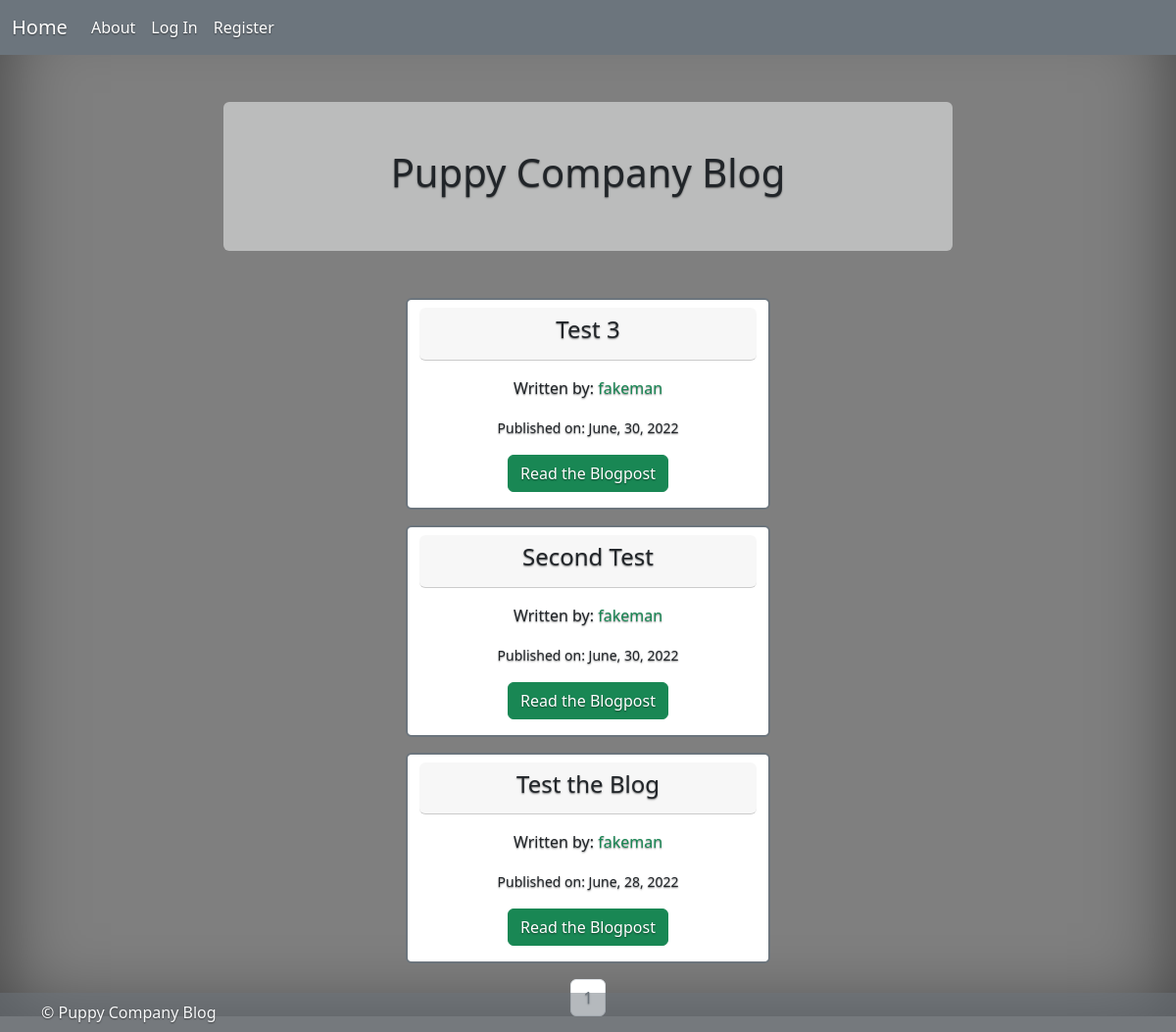
The page / on the database its author committed.
### puppycompanyblog/models.py (models this page shows, shortened)
class BlogPost(db.Model):
    users = db.relationship(User)
    id = db.Column(db.Integer,primary_key=True)
    user_id = db.Column(db.Integer,db.ForeignKey('users.id'),nullable=False)
    date = db.Column(db.DateTime,nullable=False,default=datetime.utcnow)
    title = db.Column(db.String(140),nullable=False)
    text = db.Column(db.Text,nullable=False)

class User(db.Model,UserMixin):
    __tablename__ = 'users'
    id = db.Column(db.Integer,primary_key=True)
    profile_image = db.Column(db.String(64),nullable=False,default='default_profile.png')
    email = db.Column(db.String(64),unique=True,index=True)
    username = db.Column(db.String(64),unique=True,index=True)
    password_hash = db.Column(db.String(128))
    posts = db.relationship('BlogPost',backref='author',lazy=True)

### puppycompanyblog/core/views.py (the view)
@core.route('/')
def index():
    page = request.args.get("page", 1, type = int)
    blog_posts = BlogPost.query.order_by(BlogPost.date.desc()).paginate(page= page, per_page= 10)
    return render_template('index.html', blog_posts = blog_posts)

### puppycompanyblog/templates/index.html
{% extends "base.html" %}
{% block content %}
  <div class="container-fluid my-5">
    <div class = "row ">
      <div class = "col-8 offset-2 py-5 bg-light bg-opacity-50 rounded">
        <h1 class = "text-center text-dark">Puppy Company Blog</h1>
      </div>
    </div>
  </div>
  <div class = "container my-3">
    {% for post in blog_posts.items: %}
    <div class = "my-3">
      <div class="row">
        <div class = "card col-4 offset-4 text-center border border-2 border-secondary rounded">
          <div class = "card-header mt-2 rounded">
            <h4 class = "card-title " >{{post.title}}</h4>
          </div>
          <div class = "card-body">
            <p class = "card-text">Written by: <a class = "link-success text-decoration-none" href = "{{url_for('users.user_posts', username = post.author.username)}}">{{post.author.username}}</a></p>
            <p class = "card-text"><small>Published on: {{post.date.strftime('%B, %d, %Y')}}</small></p>
            <a class = "btn btn-success" href = "{{url_for('blog_posts.blog_post', blog_post_id = post.id)}}">Read the Blogpost</a>
          </div>
        </div>
      </div>
    </div>
  {% endfor %}
  </div>
<div>
  <nav aria-label='Page Navigation example'>
  <ul class="pagination justify-content-center">
    {% for page_num in blog_posts.iter_pages(left_edge=1,right_edge=1,left_current=1,right_current=2)  %}
      {% if blog_posts.page == page_num %}
      <li class='page-item disabled'>
        <a class="page-link" href="{{url_for('core.index',page=page_num)}}">{{page_num}}</a>
      </li>
      {% else %}
      <li class='page-item'>
        <a class="page-link" href="{{url_for('core.index',page=page_num)}}">{{page_num}}</a>
      </li>
      {% endif %}
    {% endfor %}
    </ul>
  </nav>
</div>
{% endblock %}

### rows shown on the page
BlogPost: title "Test 3", author.username "fakeman", date "June, 30, 2022"
BlogPost: title "Second Test", author.username "fakeman", date "June, 30, 2022"
BlogPost: title "Test the Blog", author.username "fakeman", date "June, 28, 2022"

### other values the page prints
{{ page_num }} "1"
